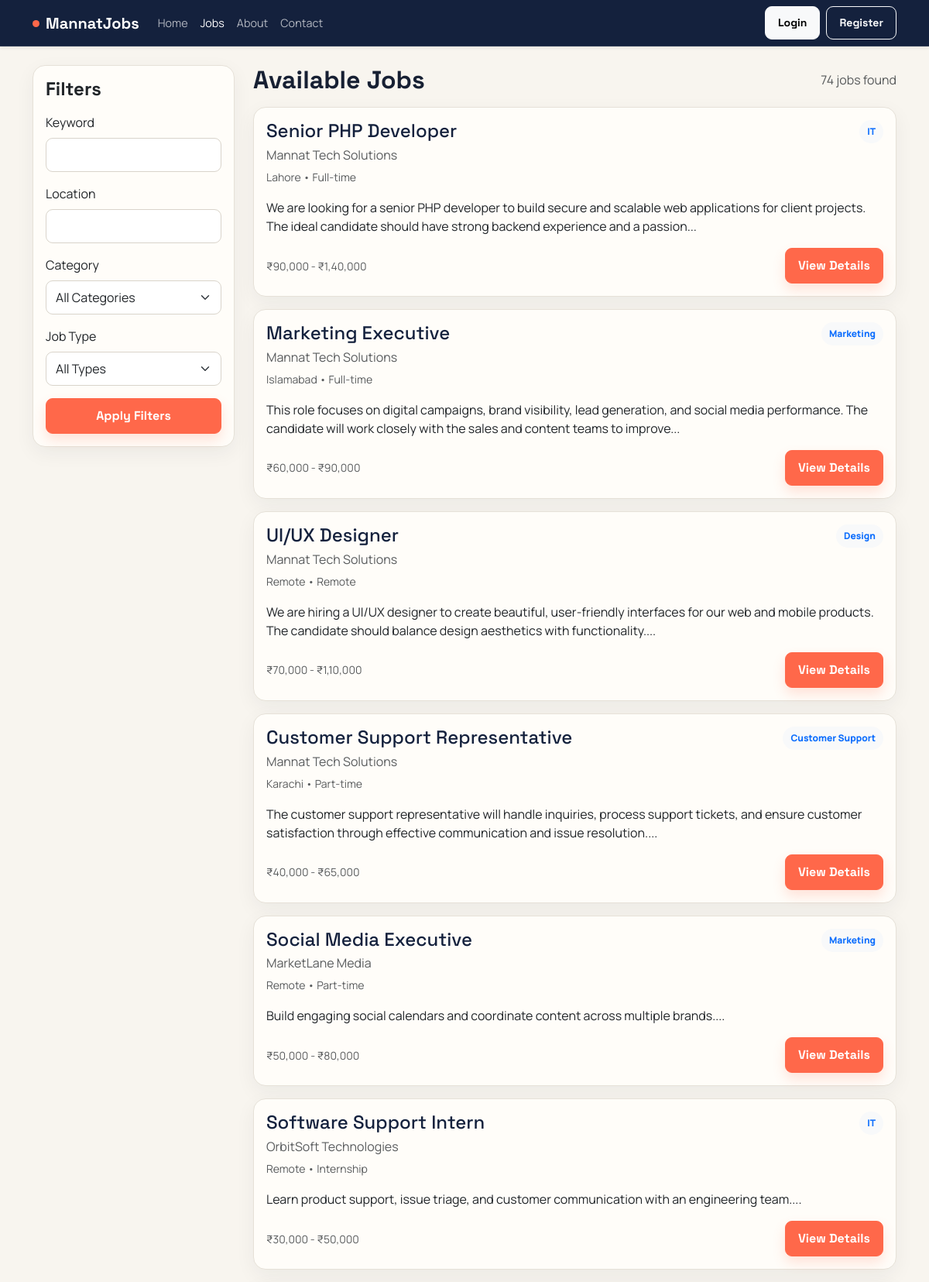
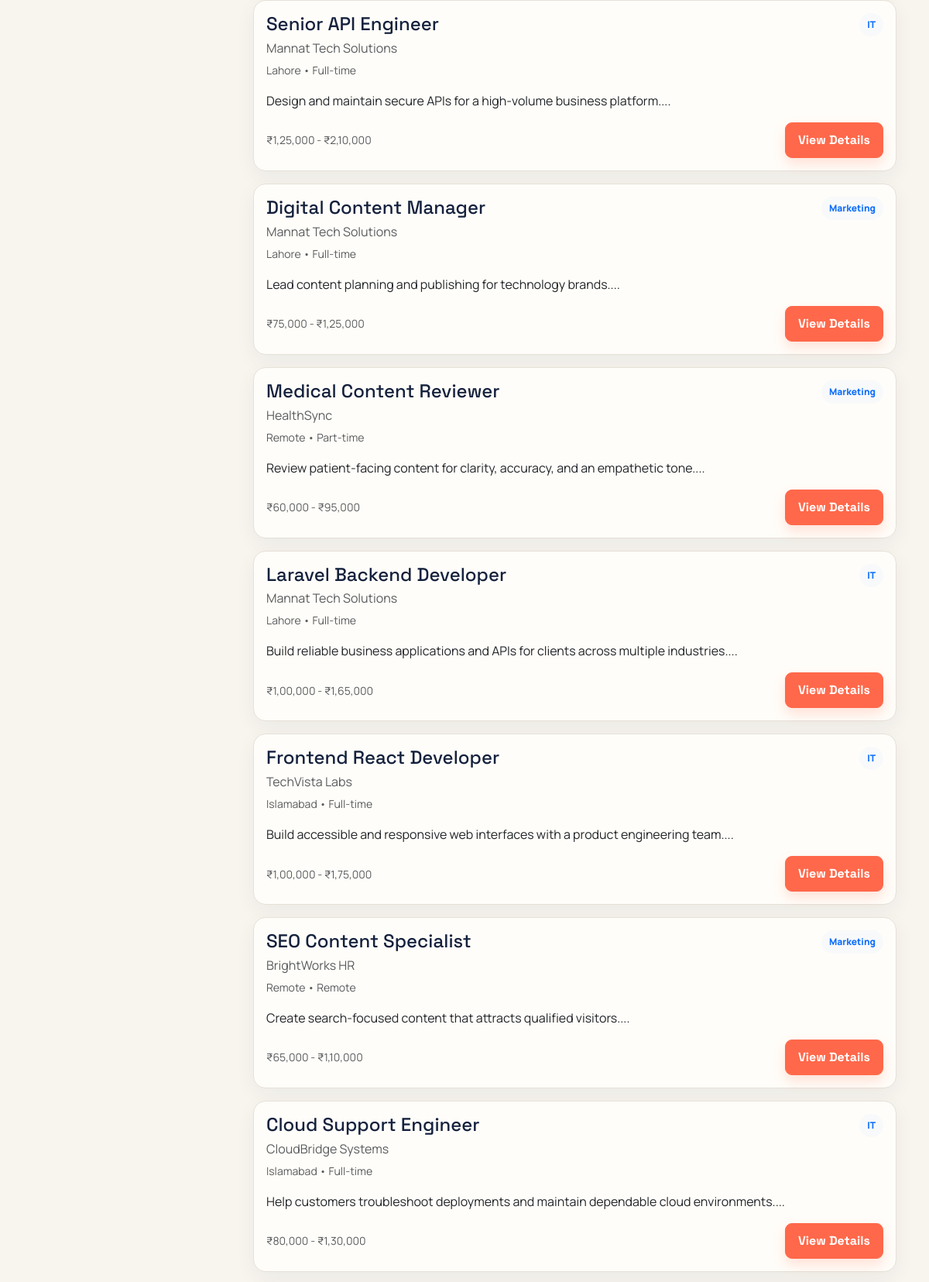
/jobs.php (upper part), run on the app's committed database (2 pictures, top to bottom).
### tables this page shows
CREATE TABLE jobs (
    id INT UNSIGNED AUTO_INCREMENT PRIMARY KEY,
    employer_id INT UNSIGNED NOT NULL,
    category_id INT UNSIGNED NOT NULL,
    title VARCHAR(180) NOT NULL,
    description TEXT NOT NULL,
    requirements TEXT NOT NULL,
    location VARCHAR(120) NOT NULL,
    job_type ENUM('Full-time', 'Part-time', 'Remote', 'Internship') NOT NULL,
    salary_min DECIMAL(12,2) DEFAULT NULL,
    salary_max DECIMAL(12,2) DEFAULT NULL,
    experience_level VARCHAR(80) DEFAULT NULL,
    deadline DATE DEFAULT NULL,
    status ENUM('pending', 'approved', 'rejected', 'closed') NOT NULL DEFAULT 'pending',
    created_at TIMESTAMP NOT NULL DEFAULT CURRENT_TIMESTAMP,
    updated_at TIMESTAMP NOT NULL DEFAULT CURRENT_TIMESTAMP ON UPDATE CURRENT_TIMESTAMP,
    CONSTRAINT fk_jobs_employer FOREIGN KEY (employer_id) REFERENCES users(id) ON DELETE CASCADE,
    CONSTRAINT fk_jobs_category FOREIGN KEY (category_id) REFERENCES job_categories(id) ON DELETE RESTRICT,
    INDEX idx_jobs_employer (employer_id),
    INDEX idx_jobs_status (status),
    INDEX idx_jobs_location (location),
    INDEX idx_jobs_category (category_id)
);

CREATE TABLE employer_profiles (
    user_id INT UNSIGNED NOT NULL PRIMARY KEY,
    company_name VARCHAR(180) DEFAULT NULL,
    company_logo VARCHAR(255) DEFAULT NULL,
    company_website VARCHAR(255) DEFAULT NULL,
    company_description TEXT DEFAULT NULL,
    approved TINYINT(1) NOT NULL DEFAULT 0,
    updated_at TIMESTAMP NOT NULL DEFAULT CURRENT_TIMESTAMP ON UPDATE CURRENT_TIMESTAMP,
    CONSTRAINT fk_employer_user FOREIGN KEY (user_id) REFERENCES users(id) ON DELETE CASCADE
);

CREATE TABLE job_categories (
    id INT UNSIGNED AUTO_INCREMENT PRIMARY KEY,
    name VARCHAR(100) NOT NULL UNIQUE,
    created_at TIMESTAMP NOT NULL DEFAULT CURRENT_TIMESTAMP
);

### includes/functions.php (called while the page is built, shortened)
<?php
function e($value)
{
    return htmlspecialchars((string)$value, ENT_QUOTES, 'UTF-8');
}
function formatIndianRupees($amount)
{
    $number = number_format((float)$amount, 0, '.', '');
    $lastThree = substr($number, -3);
    $remaining = substr($number, 0, -3);
    $remaining = preg_replace('/(?<=\d)(?=(\d{2})+$)/', ',', $remaining);
    return '₹' . $remaining . ',' . $lastThree;
}
function appBasePath()
{
    static $basePath;
    if ($basePath !== null) {
        return $basePath;
    }
    $documentRoot = realpath($_SERVER['DOCUMENT_ROOT'] ?? '');
    $appRoot = realpath(__DIR__ . '/..');
    $basePath = '';
    if ($documentRoot && $appRoot) {
        $documentRoot = str_replace('\\', '/', rtrim($documentRoot, '\\/'));
        $appRoot = str_replace('\\', '/', $appRoot);
        if (str_starts_with(strtolower($appRoot), strtolower($documentRoot))) {
            $basePath = substr($appRoot, strlen($documentRoot));
        }
    }
    return rtrim($basePath, '/');
}
function url($path = '')
{
    $path = ltrim($path, '/');
    return appBasePath() . ($path === '' ? '/' : '/' . $path);
}

### jobs.php (the view, shortened to what this page needs)
<?php
require_once __DIR__ . '/includes/db.php';
require_once __DIR__ . '/includes/functions.php';
$where = ['j.status = ?'];
$params = ['approved'];
$types = 's';
$sql = 'SELECT j.*, c.name AS category_name, u.name AS employer_name, ep.company_name FROM jobs j INNER JOIN job_categories c ON c.id = j.category_id INNER JOIN users u ON u.id = j.employer_id LEFT JOIN employer_profiles ep ON ep.user_id = u.id WHERE ' . implode(' AND ', $where) . ' ORDER BY j.created_at DESC';
$stmt = $conn->prepare($sql);
if ($params) {
    $stmt->bind_param($types, ...$params);
}
$stmt->execute();
$jobs = $stmt->get_result()->fetch_all(MYSQLI_ASSOC);
include __DIR__ . '/includes/header.php';
?>
<div class="row g-4">
    <div class="col-lg-3">
        <div class="card p-3">
            <h4 class="fw-bold mb-3">Filters</h4>
            <form method="GET" action="<?php echo e(url('jobs.php')); ?>">
                <div class="mb-3">
                    <label class="form-label">Keyword</label>
                    <input type="text" class="form-control" name="keyword" value="<?php echo e($_GET['keyword'] ?? ''); ?>">
                </div>
                <div class="mb-3">
                    <label class="form-label">Location</label>
                    <input type="text" class="form-control" name="location" value="<?php echo e($_GET['location'] ?? ''); ?>">
                </div>
                <div class="mb-3">
                    <label class="form-label">Category</label>
                    <select class="form-select" name="category">
                        <option value="">All Categories</option>
                    </select>
                </div>
                <div class="mb-3">
                    <label class="form-label">Job Type</label>
                    <select class="form-select" name="job_type">
                        <option value="">All Types</option>
                    </select>
                </div>
                <button type="submit" class="btn btn-primary w-100">Apply Filters</button>
            </form>
        </div>
    </div>
    <div class="col-lg-9">
        <div class="d-flex justify-content-between align-items-center mb-3">
            <h2 class="fw-bold mb-0">Available Jobs</h2>
            <span class="text-muted"><?php echo count($jobs); ?> jobs found</span>
        </div>
        <?php if (empty($jobs)): ?>
            <div class="empty-state">
                <p class="mb-0 text-muted">No jobs match your search right now.</p>
            </div>
        <?php else: ?>
            <?php foreach ($jobs as $job): ?>
                <div class="card p-3 mb-3 job-card">
                    <div class="d-flex justify-content-between align-items-start flex-wrap gap-3">
                        <div>
                            <h4 class="mb-1"><?php echo e($job['title']); ?></h4>
                            <p class="mb-1 text-muted"><?php echo e($job['company_name'] ?: $job['employer_name']); ?></p>
                            <small class="text-muted"><?php echo e($job['location']); ?> • <?php echo e($job['job_type']); ?></small>
                        </div>
                        <span class="job-badge bg-light text-primary"><?php echo e($job['category_name']); ?></span>
                    </div>
                    <p class="mt-3 mb-3"><?php echo substr(strip_tags($job['description']), 0, 180); ?>...</p>
                    <div class="d-flex justify-content-between align-items-center">
                        <small class="text-muted"><?php echo $job['salary_min'] !== null ? e(formatIndianRupees($job['salary_min']) . ' - ' . formatIndianRupees($job['salary_max'])) : 'Salary not disclosed'; ?></small>
                        <a href="<?php echo e(url('job-details.php?id=' . (int)$job['id'])); ?>" class="btn btn-primary">View Details</a>
                    </div>
                </div>
            <?php endforeach; ?>
        <?php endif; ?>
    </div>
</div>
<?php include __DIR__ . '/includes/footer.php'; ?>

### assets/css/style.css (style rules this page uses)
:root { --primary: #ff684a; --primary-dark: #d94a31; --secondary: #14213d; --ink: #172033; --paper: #f8f5ef; --mint: #b9eadb; --muted: #657084; --success: #20866b; --danger: #c94848; --warning: #d28a22; --border: #e6e1d8; --shadow: 0 18px 50px rgba(20, 33, 61, 0.09); }
* { scrollbar-color: #b9b1a5 var(--paper); }
body { font-family: 'Manrope', sans-serif; background: var(--paper); color: var(--ink); min-width: 320px; min-height: 100vh; display: flex; flex-direction: column; }
h1, h2, h3, h4, h5, h6, .navbar-brand, .btn { font-family: 'Space Grotesk', sans-serif; }
h1, h2, h3, h4, h5, h6 { letter-spacing: 0; }
.card, .stat-box, .dashboard-sidebar { border: 1px solid var(--border); border-radius: 16px; box-shadow: 0 8px 26px rgba(20, 33, 61, 0.055); background: #fffdf9; }
.card { transition: box-shadow 180ms ease, transform 180ms ease; }
.job-card h4, .job-card h5 { color: var(--secondary); }
.job-badge { font-size: 0.75rem; border-radius: 999px; padding: 6px 10px; font-weight: 800; }
.form-control, .form-select, .form-check-input { border-radius: 9px; border-color: #d9d4cb; min-height: 44px; }
.btn { border-radius: 9px; font-weight: 700; padding: 10px 16px; transition: transform 160ms ease, box-shadow 160ms ease, background 160ms ease; }
.btn-primary { --bs-btn-bg: var(--primary); --bs-btn-border-color: var(--primary); --bs-btn-hover-bg: var(--primary-dark); --bs-btn-hover-border-color: var(--primary-dark); box-shadow: 0 8px 16px rgba(255, 104, 74, 0.18); }

### data on the page
jobs: title "Senior PHP Developer", employer_profiles.company_name "Mannat Tech Solutions", location "Lahore", job_type "Full-time", category.name "IT", description "We are looking for a senior PHP developer to build secure and scalable web applications for client projects. The ideal candidate should have strong backend experience and a passion", salary_min+salary_max "₹90,000 - ₹1,40,000"
jobs: title "Marketing Executive", employer_profiles.company_name "Mannat Tech Solutions", location "Islamabad", job_type "Full-time", category.name "Marketing", description "This role focuses on digital campaigns, brand visibility, lead generation, and social media performance. The candidate will work closely with the sales and content teams to improve", salary_min+salary_max "₹60,000 - ₹90,000"
jobs: title "UI/UX Designer", employer_profiles.company_name "Mannat Tech Solutions", location "Remote", job_type "Remote", category.name "Design", description "We are hiring a UI/UX designer to create beautiful, user-friendly interfaces for our web and mobile products. The candidate should balance design aesthetics with functionality.", salary_min+salary_max "₹70,000 - ₹1,10,000"
jobs: title "Customer Support Representative", employer_profiles.company_name "Mannat Tech Solutions", location "Karachi", job_type "Part-time", category.name "Customer Support", description "The customer support representative will handle inquiries, process support tickets, and ensure customer satisfaction through effective communication and issue resolution.", salary_min+salary_max "₹40,000 - ₹65,000"
jobs: title "Social Media Executive", employer_profiles.company_name "MarketLane Media", location "Remote", job_type "Part-time", category.name "Marketing", description "Build engaging social calendars and coordinate content across multiple brands.", salary_min+salary_max "₹50,000 - ₹80,000"
jobs: title "Software Support Intern", employer_profiles.company_name "OrbitSoft Technologies", location "Remote", job_type "Internship", category.name "IT", description "Learn product support, issue triage, and customer communication with an engineering team.", salary_min+salary_max "₹30,000 - ₹50,000"
jobs: title "Senior API Engineer", employer_profiles.company_name "Mannat Tech Solutions", location "Lahore", job_type "Full-time", category.name "IT", description "Design and maintain secure APIs for a high-volume business platform.", salary_min+salary_max "₹1,25,000 - ₹2,10,000"
jobs: title "Digital Content Manager", employer_profiles.company_name "Mannat Tech Solutions", location "Lahore", job_type "Full-time", category.name "Marketing", description "Lead content planning and publishing for technology brands.", salary_min+salary_max "₹75,000 - ₹1,25,000"
jobs: title "Medical Content Reviewer", employer_profiles.company_name "HealthSync", location "Remote", job_type "Part-time", category.name "Marketing", description "Review patient-facing content for clarity, accuracy, and an empathetic tone.", salary_min+salary_max "₹60,000 - ₹95,000"
jobs: title "Laravel Backend Developer", employer_profiles.company_name "Mannat Tech Solutions", location "Lahore", job_type "Full-time", category.name "IT", description "Build reliable business applications and APIs for clients across multiple industries.", salary_min+salary_max "₹1,00,000 - ₹1,65,000"
jobs: title "Frontend React Developer", employer_profiles.company_name "TechVista Labs", location "Islamabad", job_type "Full-time", category.name "IT", description "Build accessible and responsive web interfaces with a product engineering team.", salary_min+salary_max "₹1,00,000 - ₹1,75,000"
jobs: title "SEO Content Specialist", employer_profiles.company_name "BrightWorks HR", location "Remote", job_type "Remote", category.name "Marketing", description "Create search-focused content that attracts qualified visitors.", salary_min+salary_max "₹65,000 - ₹1,10,000"
jobs: title "Cloud Support Engineer", employer_profiles.company_name "CloudBridge Systems", location "Islamabad", job_type "Full-time", category.name "IT", description "Help customers troubleshoot deployments and maintain dependable cloud environments.", salary_min+salary_max "₹80,000 - ₹1,30,000"

### other printed values
count($jobs) "74"
